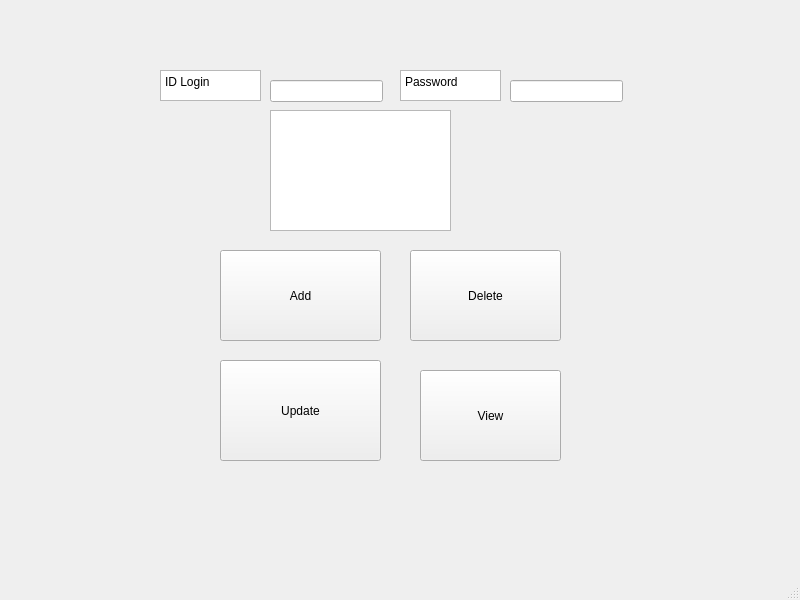
<?xml version="1.0" encoding="UTF-8"?>
<ui version="4.0">
 <class>MainWindow</class>
 <widget class="QMainWindow" name="MainWindow">
  <property name="geometry">
   <rect>
    <x>0</x>
    <y>0</y>
    <width>800</width>
    <height>600</height>
   </rect>
  </property>
  <property name="windowTitle">
   <string>MainWindow</string>
  </property>
  <widget class="QWidget" name="centralwidget">
   <widget class="QPushButton" name="addButton">
    <property name="geometry">
     <rect>
      <x>220</x>
      <y>250</y>
      <width>161</width>
      <height>91</height>
     </rect>
    </property>
    <property name="styleSheet">
     <string notr="true">QLable{
font-size:20px;
}</string>
    </property>
    <property name="text">
     <string>Add</string>
    </property>
   </widget>
   <widget class="QPushButton" name="updateButton">
    <property name="geometry">
     <rect>
      <x>220</x>
      <y>360</y>
      <width>161</width>
      <height>101</height>
     </rect>
    </property>
    <property name="text">
     <string>Update</string>
    </property>
   </widget>
   <widget class="QPushButton" name="deleteButton">
    <property name="geometry">
     <rect>
      <x>410</x>
      <y>250</y>
      <width>151</width>
      <height>91</height>
     </rect>
    </property>
    <property name="text">
     <string>Delete</string>
    </property>
   </widget>
   <widget class="QPushButton" name="viewButton">
    <property name="geometry">
     <rect>
      <x>420</x>
      <y>370</y>
      <width>141</width>
      <height>91</height>
     </rect>
    </property>
    <property name="text">
     <string>View</string>
    </property>
   </widget>
   <widget class="QLineEdit" name="nameInput">
    <property name="geometry">
     <rect>
      <x>270</x>
      <y>80</y>
      <width>113</width>
      <height>22</height>
     </rect>
    </property>
   </widget>
   <widget class="QLineEdit" name="idInput">
    <property name="geometry">
     <rect>
      <x>510</x>
      <y>80</y>
      <width>113</width>
      <height>22</height>
     </rect>
    </property>
   </widget>
   <widget class="QTextEdit" name="textDisplay">
    <property name="geometry">
     <rect>
      <x>270</x>
      <y>110</y>
      <width>181</width>
      <height>121</height>
     </rect>
    </property>
   </widget>
   <widget class="QPlainTextEdit" name="plainTextEdit">
    <property name="geometry">
     <rect>
      <x>160</x>
      <y>70</y>
      <width>101</width>
      <height>31</height>
     </rect>
    </property>
    <property name="plainText">
     <string>ID Login</string>
    </property>
   </widget>
   <widget class="QPlainTextEdit" name="plainTextEdit_2">
    <property name="geometry">
     <rect>
      <x>400</x>
      <y>70</y>
      <width>101</width>
      <height>31</height>
     </rect>
    </property>
    <property name="plainText">
     <string>Password</string>
    </property>
   </widget>
  </widget>
  <widget class="QMenuBar" name="menubar">
   <property name="geometry">
    <rect>
     <x>0</x>
     <y>0</y>
     <width>800</width>
     <height>21</height>
    </rect>
   </property>
  </widget>
  <widget class="QStatusBar" name="statusbar"/>
 </widget>
 <resources/>
 <connections/>
</ui>
